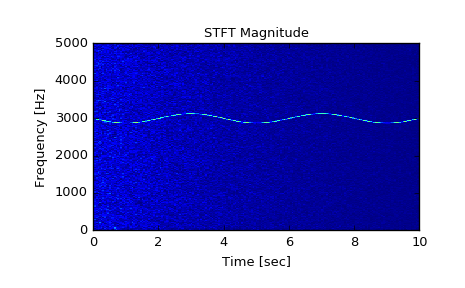

Write the Python code that produced this figure.
from scipy import signal
import matplotlib.pyplot as plt

# Generate a test signal, a 2 Vrms sine wave whose frequency is slowly
# modulated around 3kHz, corrupted by white noise of exponentially
# decreasing magnitude sampled at 10 kHz.

fs = 10e3
N = 1e5
amp = 2 * np.sqrt(2)
noise_power = 0.01 * fs / 2
time = np.arange(N) / float(fs)
mod = 500*np.cos(2*np.pi*0.25*time)
carrier = amp * np.sin(2*np.pi*3e3*time + mod)
noise = np.random.normal(scale=np.sqrt(noise_power),
                         size=time.shape)
noise *= np.exp(-time/5)
x = carrier + noise

# Compute and plot the STFT's magnitude.

f, t, Zxx = signal.stft(x, fs, nperseg=1000)
plt.pcolormesh(t, f, np.abs(Zxx), vmin=0, vmax=amp)
plt.title('STFT Magnitude')
plt.ylabel('Frequency [Hz]')
plt.xlabel('Time [sec]')
plt.show()
